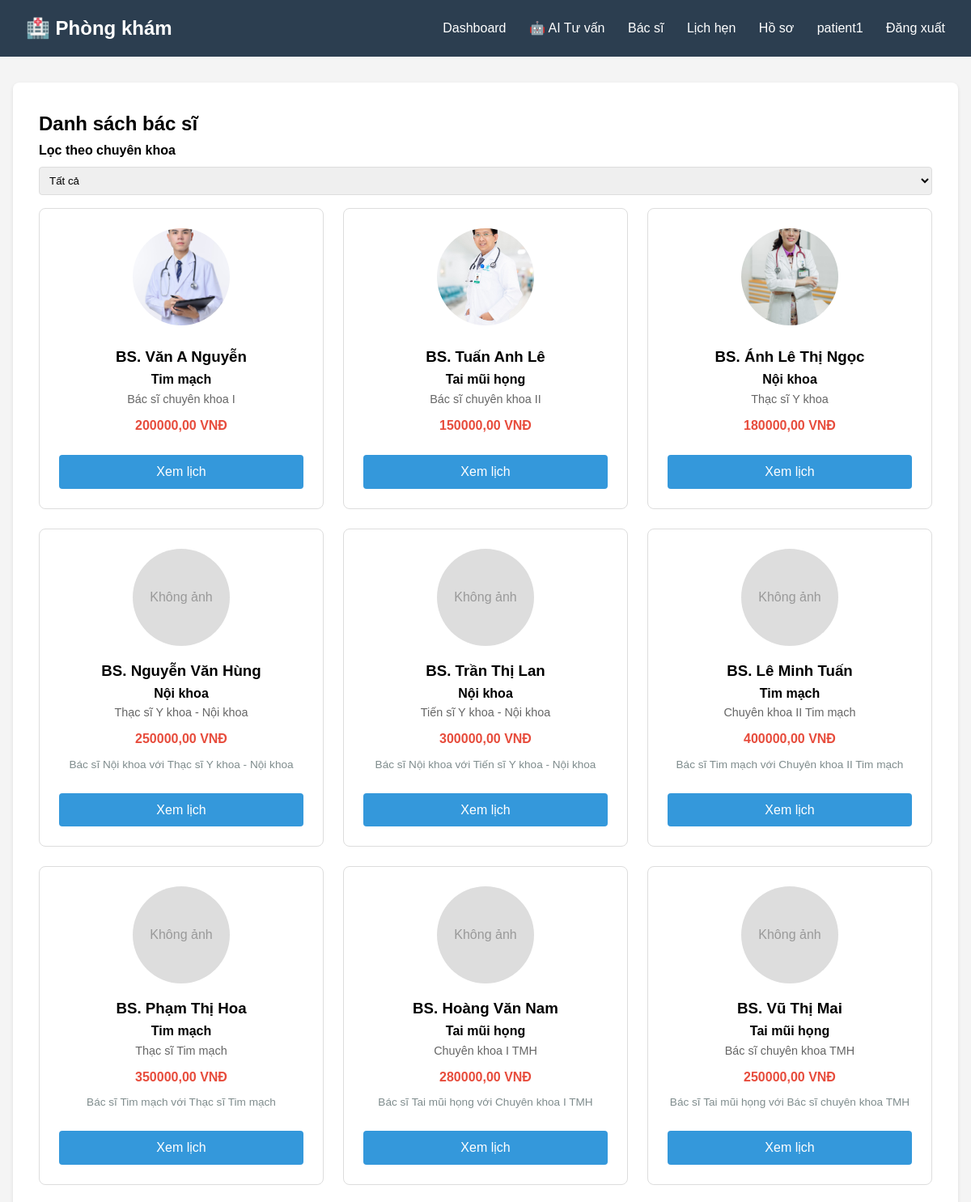
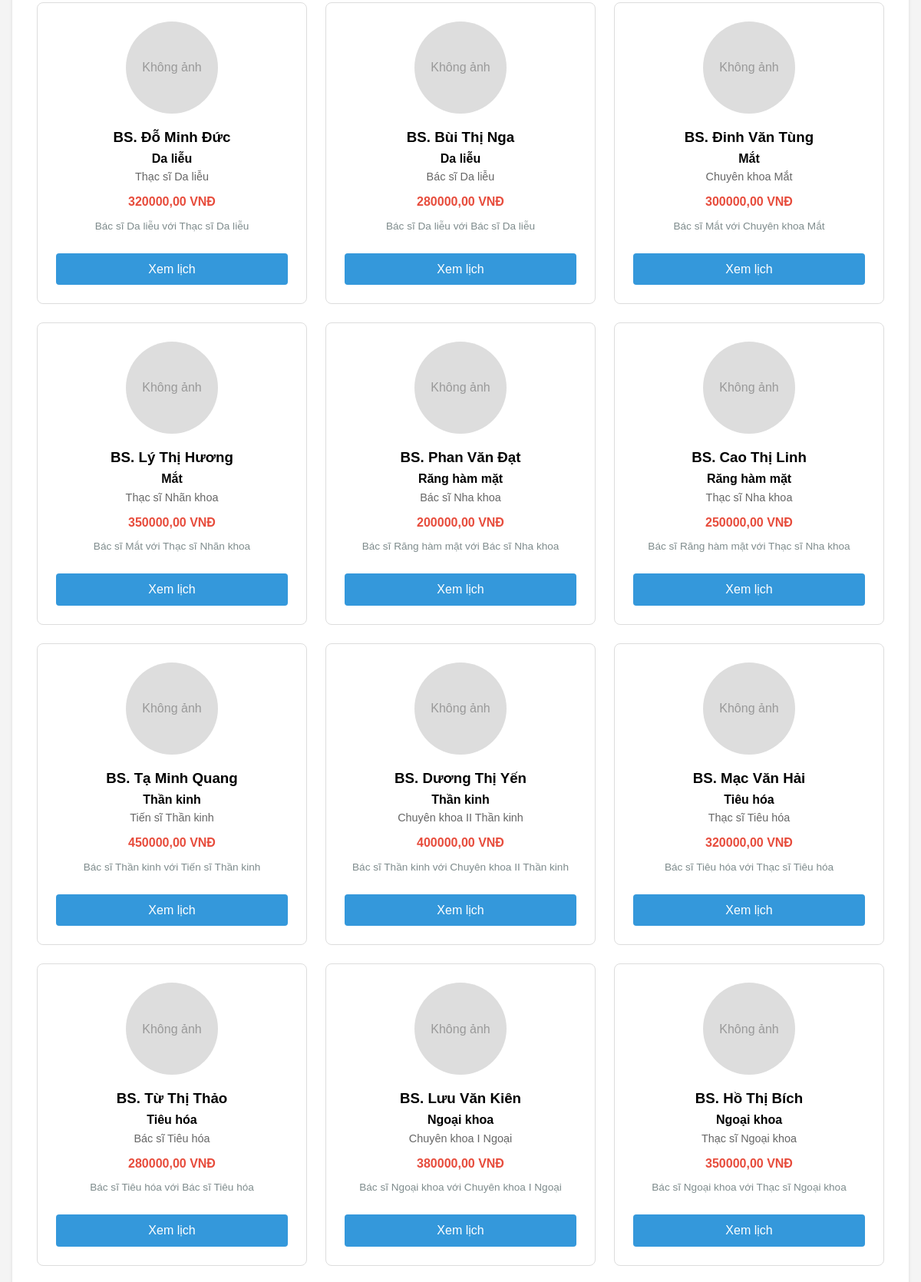
/appointments/danh-sach-bac-si/ (signed in, upper part), run on the app's committed database (2 pictures, top to bottom).
### accounts/models.py (models this page shows, shortened)
class HoSoBacSi(models.Model):
    nguoi_dung = models.OneToOneField(User, on_delete=models.CASCADE, related_name='ho_so_bac_si')
    chuyen_khoa = models.ForeignKey(ChuyenKhoa, on_delete=models.SET_NULL, null=True, verbose_name="Chuyên khoa")
    mo_ta = models.TextField(blank=True, verbose_name="Mô tả")
    bang_cap = models.CharField(max_length=200, verbose_name="Bằng cấp")
    so_dien_thoai = models.CharField(max_length=15, verbose_name="Số điện thoại")
    phi_kham = models.DecimalField(max_digits=10, decimal_places=2, default=0, verbose_name="Phí khám")
    anh_dai_dien = models.ImageField(upload_to='bac_si/', blank=True, null=True, verbose_name="Ảnh đại diện")
    class Meta:
        verbose_name = "Hồ sơ bác sĩ"
        verbose_name_plural = "Hồ sơ bác sĩ"

class ChuyenKhoa(models.Model):
    ten = models.CharField(max_length=100, verbose_name="Tên chuyên khoa")
    mo_ta = models.TextField(blank=True, verbose_name="Mô tả")
    class Meta:
        verbose_name = "Chuyên khoa"
        verbose_name_plural = "Chuyên khoa"
    def __str__(self):
        return self.ten

### appointments/views.py (the view)
# urls.py: path('danh-sach-bac-si/', views.danh_sach_bac_si, name='danh_sach_bac_si'),
@login_required
def danh_sach_bac_si(request):
    chuyen_khoa_id = request.GET.get('specialty')
    bac_si_list = HoSoBacSi.objects.filter(nguoi_dung__is_active=True)
    if chuyen_khoa_id:
        bac_si_list = bac_si_list.filter(chuyen_khoa_id=chuyen_khoa_id)
    from accounts.models import ChuyenKhoa
    chuyen_khoa_list = ChuyenKhoa.objects.all()
    return render(request, 'appointments/danh_sach_bac_si.html', {'bac_si_list': bac_si_list, 'chuyen_khoa_list': chuyen_khoa_list})

### templates/appointments/danh_sach_bac_si.html (shortened to what this page needs)
{% extends 'base.html' %}
{% block content %}
<div class="card">
    <h2>Danh sách bác sĩ</h2>
    <form method="get" style="margin-bottom: 1rem;">
        <div class="form-group">
            <label>Lọc theo chuyên khoa</label>
            <select name="specialty" onchange="this.form.submit()">
                <option value="">Tất cả</option>
            </select>
        </div>
    </form>
    {% if bac_si_list %}
    <div style="display: grid; grid-template-columns: repeat(auto-fill, minmax(300px, 1fr)); gap: 1.5rem;">
        {% for bac_si in bac_si_list %}
        <div style="background: white; border: 1px solid #ddd; border-radius: 8px; padding: 1.5rem; text-align: center;">
            {% if bac_si.anh_dai_dien %}
            <img src="{{ bac_si.anh_dai_dien.url }}" alt="Ảnh bác sĩ" style="width: 120px; height: 120px; border-radius: 50%; object-fit: cover; margin-bottom: 1rem;">
            {% else %}
            <div style="width: 120px; height: 120px; background: #ddd; border-radius: 50%; margin: 0 auto 1rem; display: flex; align-items: center; justify-content: center; color: #999;">Không ảnh</div>
            {% endif %}
            <h3>BS. {{ bac_si.nguoi_dung.get_full_name }}</h3>
            <p><strong>{{ bac_si.chuyen_khoa }}</strong></p>
            <p style="color: #666; font-size: 0.9rem;">{{ bac_si.bang_cap }}</p>
            <p style="color: #e74c3c; font-weight: bold; margin: 0.5rem 0;">{{ bac_si.phi_kham }} VNĐ</p>
            <p style="color: #7f8c8d; font-size: 0.85rem; margin: 0.5rem 0;">{{ bac_si.mo_ta|truncatewords:15 }}</p>
            <a href="{% url 'lich_lam_viec_bac_si' bac_si.id %}" class="btn" style="width: 100%; margin-top: 1rem;">Xem lịch</a>
        </div>
        {% endfor %}
    </div>
    {% else %}
    <p>Không có bác sĩ nào</p>
    {% endif %}
</div>
{% endblock %}

### templates/base.html (shortened to what this page needs)
<!DOCTYPE html>
<html lang="vi">
<head>
</head>
<body>
    <div class="navbar">
        <div class="container">
            <h1>🏥 Phòng khám</h1>
            <nav>
                {% if user.is_authenticated %}
                    <a href="{% url 'bang_dieu_khien' %}">Dashboard</a>
                    {% if user.ho_so_benh_nhan %}
                        <a href="{% url 'ai_chatbox:chat_interface' %}">🤖 AI Tư vấn</a>
                        <a href="{% url 'danh_sach_bac_si' %}">Bác sĩ</a>
                        <a href="{% url 'lich_hen_cua_toi' %}">Lịch hẹn</a>
                        <a href="{% url 'lich_su_kham_benh' %}">Hồ sơ</a>
                    {% elif user.ho_so_bac_si %}
                        <a href="{% url 'lich_lam_viec_cua_toi' %}">Lịch làm việc</a>
                        <a href="{% url 'lich_hen_cua_toi' %}">Lịch hẹn</a>
                        <a href="{% url 'lich_su_kham_benh' %}">Hồ sơ bệnh án</a>
                    {% else %}
                        <a href="{% url 'danh_sach_bac_si' %}">Bác sĩ</a>
                        <a href="{% url 'lich_hen_cua_toi' %}">Lịch hẹn</a>
                        <a href="{% url 'lich_su_kham_benh' %}">Hồ sơ</a>
                        <a href="{% url 'quan_ly_bac_si' %}">Quản lý bác sĩ</a>
                    {% endif %}
                    <a href="{% url 'ho_so' %}">{{ user.username }}</a>
                    <a href="{% url 'dang_xuat' %}">Đăng xuất</a>
                {% else %}
                    <a href="{% url 'dang_nhap' %}">Đăng nhập</a>
                    <a href="{% url 'dang_ky' %}">Đăng ký</a>
                {% endif %}
            </nav>
        </div>
    </div>
    <div class="container">
        {% block content %}{% endblock %}
    </div>
</body>
</html>

### templates/base.html (style rules this page uses)
* { margin: 0; padding: 0; box-sizing: border-box; }
body { font-family: Arial, sans-serif; line-height: 1.6; background: #f4f4f4; }
.navbar { background: #2c3e50; color: white; padding: 1rem; }
.navbar .container { max-width: 1200px; margin: 0 auto; display: flex; justify-content: space-between; align-items: center; }
.navbar h1 { font-size: 1.5rem; }
.navbar nav a { color: white; text-decoration: none; margin-left: 1.5rem; }
.container { max-width: 1200px; margin: 2rem auto; padding: 0 1rem; }
.card { background: white; padding: 2rem; border-radius: 8px; box-shadow: 0 2px 4px rgba(0,0,0,0.1); margin-bottom: 2rem; }
.btn { display: inline-block; padding: 0.5rem 1rem; background: #3498db; color: white; text-decoration: none; border-radius: 4px; border: none; cursor: pointer; }
.form-group { margin-bottom: 1rem; }
.form-group label { display: block; margin-bottom: 0.5rem; font-weight: bold; }
.form-group input, .form-group select, .form-group textarea { width: 100%; padding: 0.5rem; border: 1px solid #ddd; border-radius: 4px; }

### data on the page
HoSoBacSi: anh_dai_dien (picture), nguoi_dung.get_full_name "Văn A Nguyễn", chuyen_khoa "Tim mạch", bang_cap "Bác sĩ chuyên khoa I", phi_kham "200000,00"
HoSoBacSi: anh_dai_dien (picture), nguoi_dung.get_full_name "Tuấn Anh Lê", chuyen_khoa "Tai mũi họng", bang_cap "Bác sĩ chuyên khoa II", phi_kham "150000,00"
HoSoBacSi: anh_dai_dien (picture), nguoi_dung.get_full_name "Ánh Lê Thị Ngọc", chuyen_khoa "Nội khoa", bang_cap "Thạc sĩ Y khoa", phi_kham "180000,00"
HoSoBacSi: anh_dai_dien "Không ảnh", nguoi_dung.get_full_name "Nguyễn Văn Hùng", chuyen_khoa "Nội khoa", bang_cap "Thạc sĩ Y khoa - Nội khoa", phi_kham "250000,00", mo_ta "Bác sĩ Nội khoa với Thạc sĩ Y khoa - Nội khoa"
HoSoBacSi: anh_dai_dien "Không ảnh", nguoi_dung.get_full_name "Trần Thị Lan", chuyen_khoa "Nội khoa", bang_cap "Tiến sĩ Y khoa - Nội khoa", phi_kham "300000,00", mo_ta "Bác sĩ Nội khoa với Tiến sĩ Y khoa - Nội khoa"
HoSoBacSi: anh_dai_dien "Không ảnh", nguoi_dung.get_full_name "Lê Minh Tuấn", chuyen_khoa "Tim mạch", bang_cap "Chuyên khoa II Tim mạch", phi_kham "400000,00", mo_ta "Bác sĩ Tim mạch với Chuyên khoa II Tim mạch"
HoSoBacSi: anh_dai_dien "Không ảnh", nguoi_dung.get_full_name "Phạm Thị Hoa", chuyen_khoa "Tim mạch", bang_cap "Thạc sĩ Tim mạch", phi_kham "350000,00", mo_ta "Bác sĩ Tim mạch với Thạc sĩ Tim mạch"
HoSoBacSi: anh_dai_dien "Không ảnh", nguoi_dung.get_full_name "Hoàng Văn Nam", chuyen_khoa "Tai mũi họng", bang_cap "Chuyên khoa I TMH", phi_kham "280000,00", mo_ta "Bác sĩ Tai mũi họng với Chuyên khoa I TMH"
HoSoBacSi: anh_dai_dien "Không ảnh", nguoi_dung.get_full_name "Vũ Thị Mai", chuyen_khoa "Tai mũi họng", bang_cap "Bác sĩ chuyên khoa TMH", phi_kham "250000,00", mo_ta "Bác sĩ Tai mũi họng với Bác sĩ chuyên khoa TMH"
HoSoBacSi: anh_dai_dien "Không ảnh", nguoi_dung.get_full_name "Đỗ Minh Đức", chuyen_khoa "Da liễu", bang_cap "Thạc sĩ Da liễu", phi_kham "320000,00", mo_ta "Bác sĩ Da liễu với Thạc sĩ Da liễu"
HoSoBacSi: anh_dai_dien "Không ảnh", nguoi_dung.get_full_name "Bùi Thị Nga", chuyen_khoa "Da liễu", bang_cap "Bác sĩ Da liễu", phi_kham "280000,00", mo_ta "Bác sĩ Da liễu với Bác sĩ Da liễu"
HoSoBacSi: anh_dai_dien "Không ảnh", nguoi_dung.get_full_name "Đinh Văn Tùng", chuyen_khoa "Mắt", bang_cap "Chuyên khoa Mắt", phi_kham "300000,00", mo_ta "Bác sĩ Mắt với Chuyên khoa Mắt"
HoSoBacSi: anh_dai_dien "Không ảnh", nguoi_dung.get_full_name "Lý Thị Hương", chuyen_khoa "Mắt", bang_cap "Thạc sĩ Nhãn khoa", phi_kham "350000,00", mo_ta "Bác sĩ Mắt với Thạc sĩ Nhãn khoa"
HoSoBacSi: anh_dai_dien "Không ảnh", nguoi_dung.get_full_name "Phan Văn Đạt", chuyen_khoa "Răng hàm mặt", bang_cap "Bác sĩ Nha khoa", phi_kham "200000,00", mo_ta "Bác sĩ Răng hàm mặt với Bác sĩ Nha khoa"
HoSoBacSi: anh_dai_dien "Không ảnh", nguoi_dung.get_full_name "Cao Thị Linh", chuyen_khoa "Răng hàm mặt", bang_cap "Thạc sĩ Nha khoa", phi_kham "250000,00", mo_ta "Bác sĩ Răng hàm mặt với Thạc sĩ Nha khoa"
HoSoBacSi: anh_dai_dien "Không ảnh", nguoi_dung.get_full_name "Tạ Minh Quang", chuyen_khoa "Thần kinh", bang_cap "Tiến sĩ Thần kinh", phi_kham "450000,00", mo_ta "Bác sĩ Thần kinh với Tiến sĩ Thần kinh"
HoSoBacSi: anh_dai_dien "Không ảnh", nguoi_dung.get_full_name "Dương Thị Yến", chuyen_khoa "Thần kinh", bang_cap "Chuyên khoa II Thần kinh", phi_kham "400000,00", mo_ta "Bác sĩ Thần kinh với Chuyên khoa II Thần kinh"
HoSoBacSi: anh_dai_dien "Không ảnh", nguoi_dung.get_full_name "Mạc Văn Hải", chuyen_khoa "Tiêu hóa", bang_cap "Thạc sĩ Tiêu hóa", phi_kham "320000,00", mo_ta "Bác sĩ Tiêu hóa với Thạc sĩ Tiêu hóa"
HoSoBacSi: anh_dai_dien "Không ảnh", nguoi_dung.get_full_name "Từ Thị Thảo", chuyen_khoa "Tiêu hóa", bang_cap "Bác sĩ Tiêu hóa", phi_kham "280000,00", mo_ta "Bác sĩ Tiêu hóa với Bác sĩ Tiêu hóa"
HoSoBacSi: anh_dai_dien "Không ảnh", nguoi_dung.get_full_name "Lưu Văn Kiên", chuyen_khoa "Ngoại khoa", bang_cap "Chuyên khoa I Ngoại", phi_kham "380000,00", mo_ta "Bác sĩ Ngoại khoa với Chuyên khoa I Ngoại"
HoSoBacSi: anh_dai_dien "Không ảnh", nguoi_dung.get_full_name "Hồ Thị Bích", chuyen_khoa "Ngoại khoa", bang_cap "Thạc sĩ Ngoại khoa", phi_kham "350000,00", mo_ta "Bác sĩ Ngoại khoa với Thạc sĩ Ngoại khoa"

### other printed values
{{ user.username }} "patient1"
